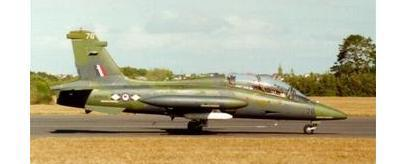
#> input picture averageimage_data/set2/im01.jpg, 398 x 164 px, found by its file name; its folder holds 4 pictures in this run
$ jupyter execute --allow-errors assignment1.ipynb   (shell and % lines are left out)   (older library calls are emulated)
#> lines starting #> are read from the running program, lines starting #| are printed output that depends on the picture
# CS216 : Assignment 1

Please edit the cell below to include your name and student ID #

---

**Brooke Ryan**

**51809437**

---

# 0. Python & Jupyter Notebook Tutorials

We will make extensive use of Python's numerical arrays (NumPy) and interactive plotting (Matplotlib)
in Jupyter notebooks for the course assignments. This first assignment is intended as a gentle warm
up in case you haven't used these tools before. If you haven't used Jupyter before I'd suggest you
start by reading through the following tutorials:

https://jupyter-notebook.readthedocs.io/en/stable/notebook.html#starting-the-notebook-server
https://nbviewer.jupyter.org/github/jupyter/notebook/blob/master/docs/source/examples/Notebook/Notebook%20Basics.ipynb
https://nbviewer.jupyter.org/github/jupyter/notebook/blob/master/docs/source/examples/Notebook/Running%20Code.ipynb

If you need a refresher on Python, this is a concise tutorial:

http://cs231n.github.io/python-numpy-tutorial/

This page gives a good introduction to NumPy and many examples of using NumPy along with Matplotlib:

http://scipy-lectures.org/intro/numpy/array_object.html

You should also get comfortable with searching through the documentation as needed

https://numpy.org/doc/stable/reference/index.html

https://matplotlib.org/stable/api/_as_gen/matplotlib.pyplot.html

[cell 1]
import numpy as np
import matplotlib.pyplot as plt


# for problem 1
import os
from PIL import Image
import imghdr
import random


# for problem 2
from scipy.spatial.distance import cdist
from sklearn.metrics import confusion_matrix

# for problem 3
from scipy.ndimage import gaussian_filter
from scipy.ndimage import zoom

[cell 2]
from google.colab import drive
#> (the rest of this cell did not finish here and is left out)

# 1. Image Manipulation

In this exercise you will write code which loads a collection of images (which are all the same size), computes a pixelwise average of the images, and displays the resulting average.  You can see some interesting related discussion here http://people.csail.mit.edu/torralba/gallery/ and here http://www.salavon.com/work/SpecialMoments/
***
Download the images provided on the Canvas course website for this assignment `averageimage_data.zip`. There are two sets, `set1` and `set2`. Notice that they are not necessarily all the same size within a single set.

***

### 1.1 Implementation [18pts]

Write a function in the cell below that loads in one of the sets of images and computes their average. You can use the **os.listdir** to get the list of files in the directory. As you load in the images, you should compute an average image on the fly. Color images are represented by a 3-dimensional array of size (HxWx3) where the third dimension indexes the red, green and blue channels. Since the images are not the same size, you will first need to resize each image to a fixed size (e.g. something like 300x215). You can set the height and width to be size of the first image you load, or if you want to be a bit more clever, make it the average dimensions of the images in the directory.

You should encapsulate your code in a function called **average_image** that takes the image directory as an input and returns the average of the images in that directory. Your function should implement some error checking. Specifically your function should skip over any files in the directory that are not images (**plt.imread** will thrown an **OSError** if the file is not an image). It should also ignore images that are not color images.

NOTE: In general for this course we will think of images as containing floating point values. In practice, when stored in files they are typically quantized and stored as uint8 values. When you load in an image it is usually a good idea to just convert it to a float in the range [0,1] to avoid potential bugs later when you try to do mathematical operations of the pixel values. You can use some code like:
```python
if (I.dtype == np.uint8):
   I = I.astype(float) / 256.
```
to carry this out.

[cell 3]
def average_image(dirname):
    """
    Computes the average of all color images in a specified directory and returns the result.

    Parameters
    ----------
    dirname : str
        Directory to search for images


    Returns
    -------
    numpy.array (dtype=float)
        HxWx3 array containing the average of the images found

    """

    num_images = 0

    for file in os.listdir(dirname):
        filename = os.path.join(dirname, file)

        # Only continues if the file is an image
        if imghdr.what(filename):

            # Load an image from a file into a numpy array
            image = plt.imread(dirname + file)

            # Only continues if image is RGB
            if len(image.shape) == 3 and image.shape[2] == 3:

                num_images += 1

                # Gets the dimensions of the first image in the directory + sets as default
                if num_images == 1:
                    default_shape = image.shape
                    sum_images = np.zeros(default_shape, np.float)

                # Convert image to float in range [0, 1] to avoid potential bugs
                if image.dtype == np.uint8:
                    image = image.astype(float) / 256.

                # Resize image to default shape
                image = np.resize(image, default_shape)

                # Total sum of image values thus far
                sum_images = sum_images + image

                # Current average image
                average = sum_images/ num_images

    return average

[cell 4]
#
## some useful functions for this part
#
## load an image from a file into a numpy array
#
# I = plt.imread(...)
#
## looping over files in a directory
#
#  for file in os.listdir(dirname):
#       filename = os.path.join(dirname,file)
#       if os.path.isfile(filename):
#           try:
#               ...
#            except OSError as err:
#               ...
#               continue

***

### 1.2 Visualization [7pts]

Write code below which calls your **average_image()** function twice, once for each set of images. Display the resulting average images. Also display a single example image from each set for comparison.  Discuss briefly what you see. In what ways does the average differ from the individual examples?

[cell 5]
set1 = '/content/drive/MyDrive/ImageUnderstanding/averageimage_data/set1/'
#> (the rest of this cell did not finish here and is left out)

[cell 6]
set2 = '/content/drive/MyDrive/ImageUnderstanding/averageimage_data/set2/'
avg = average_image(set2)
#> in average_image, image is the input picture: shape (164, 398, 3); mean R, G, B 183.3, 176.7, 149.1
#> pass 2 of the loop in average_image, `for file in os.listdir(dirname):`:
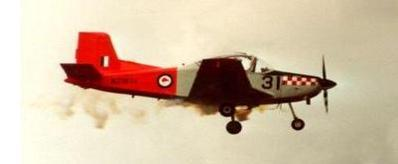
#> input picture averageimage_data/set2/im02.jpg, 398 x 164 px, found by its file name
#> in average_image, image is the input picture: shape (164, 398, 3); mean R, G, B 210.7, 189.3, 164.9
#> in average_image (call 2), `sum_images = sum_images + image`:
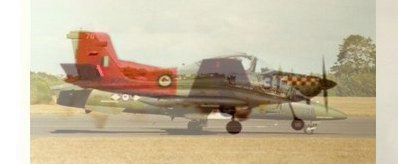
#> sum_images: shape (164, 398, 3) float64; mean R, G, B 1.54, 1.43, 1.23; drawn with min black and max white
#> pass 3 of the loop in average_image, `for file in os.listdir(dirname):`:
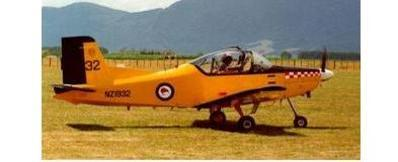
#> input picture averageimage_data/set2/im03.jpg, 398 x 162 px, found by its file name
#> in average_image, image is the input picture: shape (162, 398, 3); mean R, G, B 169.9, 147.7, 112.5
#> in average_image (call 2), `image = np.resize(image, default_shape)`:
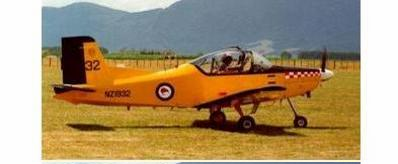
#> image: shape (164, 398, 3) float64; mean R, G, B 0.664, 0.579, 0.443
#> in average_image (call 2), `sum_images = sum_images + image`:
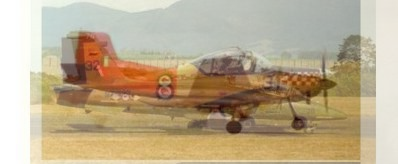
#> sum_images: shape (164, 398, 3) float64; mean R, G, B 2.2, 2.01, 1.67; drawn with min black and max white
#> the loop made 4 passes; the first 3 are shown
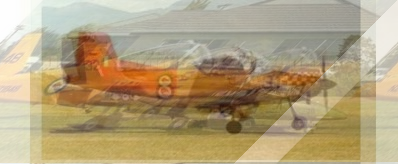
#> avg: shape (164, 398, 3) float64; mean R, G, B 0.7, 0.632, 0.495
rd = plt.imread(set2 + random.choice(os.listdir(set2)))
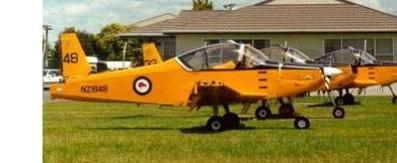
#> input picture averageimage_data/set2/im04.jpg, 397 x 163 px, found by its file name
#> rd is the input picture: shape (163, 397, 3); mean R, G, B 152.1, 132.6, 78.2

fig, axs = plt.subplots(1, 2)
axs[0].set_title("Average")
axs[0].imshow(avg)
axs[1].set_title("Random")
axs[1].imshow(rd)

plt.show()
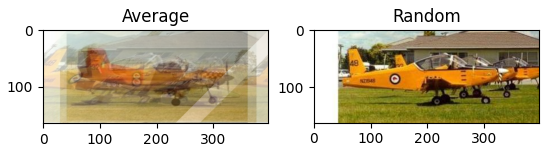
#> figure drawn by matplotlib, 2 panels

The averages of the images are significantly blurrier than the individual photographs taken randomly from the corresponding dataset. Depending on the random image that is sampled from the dataset, the colors calculated from the average might be very different than what appears in the sampled photograph.  For example, the average airplane image has a green lower half, and a bluish upper half.  However for the airplanes that are photographed flying in the sky, which may be a golden hue in some photographs, have a totally different color scheme than the average image.  However, the outline of the category of images, for instance the outline of the sailboat can faintly be seen for the first example.

# 2. Image Classification

In this problem you will write code that will classify small 32x32 color images into one of 10 classes (airplane, automobile, bird, cat, deer, dog, frog, horse, ship, and truck). You should implement your functions "from scratch" (i.e. don't use other libraries beyond the ones we've already imported).

You will images from here: [CIFAR-10](http://www.cs.toronto.edu/~kriz/cifar.html), using the link for the Python CIFAR-10 dataset. Please refer to the webpage for the description of the dataset format. I suggest you first debug your code on a subset of the training and testing data, and then run it on all the data. If you are running into memory or computational issues, it is fine to use a subset of the data, but please make note of this in your writeup.

### 2.1 Load in the data
To make sure that you understand the data format, write code to display the first airplane in the test set.

[cell 7]
cifar = "/content/drive/MyDrive/ImageUnderstanding/cifar-10-batches-py/"

# Code from https://stackoverflow.com/questions/33137741/fastest-way-to-convert-a-dicts-keys-values-from-bytes-to-str-in-python3
# [25 lines left out: functions convert, save_as_image, not called in this run]
    # imsave(os.path.join(PIXELS_DIR, fname), img)

# Code from https://www.cs.toronto.edu/~kriz/cifar.html
def unpickle(file):
    import pickle
    with open(file, 'rb') as fo:
        dict = pickle.load(fo, encoding='bytes')
    return convert(dict)

#> (the rest of this cell did not finish here and is left out)

### 2.2 Nearest Neighbor [15pts]
Write a function that uses nearest-neighbor (NN) classification to predicts a label for a test image by returning the label of which ever training images is closest (measured using the Euclidean distance between the vector of pixel values).  You can use the SciPy function ***scipy.spatial.distance.cdist*** to efficiently compute the pairwise distances between the test examples and all training examples.

[cell 8]
class NearestNeighbors(object):
    # Nearest neighbor classifier
    def __init__(self, m):
        self.method = m

    # [12 lines left out: functions train, predict, not called in this run]

# Helper function from https://github.com/dhingratul/k-Nearest-Neighbors/blob/master/kNN.py
def process_data(direc, filename, batches):
    """
    Converts the data in batches to a full training set
    """
    for j in range(1, batches+1):
        file = direc + filename + str(j)
        dic = unpickle(file)
        if j == 1:
            X_train = dic['data']
            y_train = dic['labels']
        else:
            temp_X = dic['data']
            temp_y = dic['labels']
            X_train = np.concatenate((X_train, temp_X))
            y_train = np.concatenate((y_train, temp_y))
    return X_train, y_train

def nn_classify(dirname, test_images_dir, filename, batches, method="euclidean"):
    """
    Given a set of training images with a label for each image and
    set of test images, this function performs nearest-neighbor
    classification and returns a set of labels for the test images.

    Parameters
    ----------
    training_images: str
        String path to set of training images.
    test_images: str
        String path to set of test images.
    method: str
        Method used to calculate nearest neighbor.

    Returns
    -------
    labels : set
        A set, containing the labels for the test images.
    """
    X_train, Y_train = process_data(dirname, filename, batches)
    test_data = unpickle(dirname + test_images_dir)
    X_test = test_data['data']
    global Y_test
    Y_test = test_data['labels']

    nn = NearestNeighbors(method)
    nn.train(X_train, Y_train)
    Yte_predict = nn.predict(X_test, Y_test)
    return Yte_predict

#> (the rest of this cell did not finish here and is left out)

print("Yte_predict")
print(Yte_predict)
